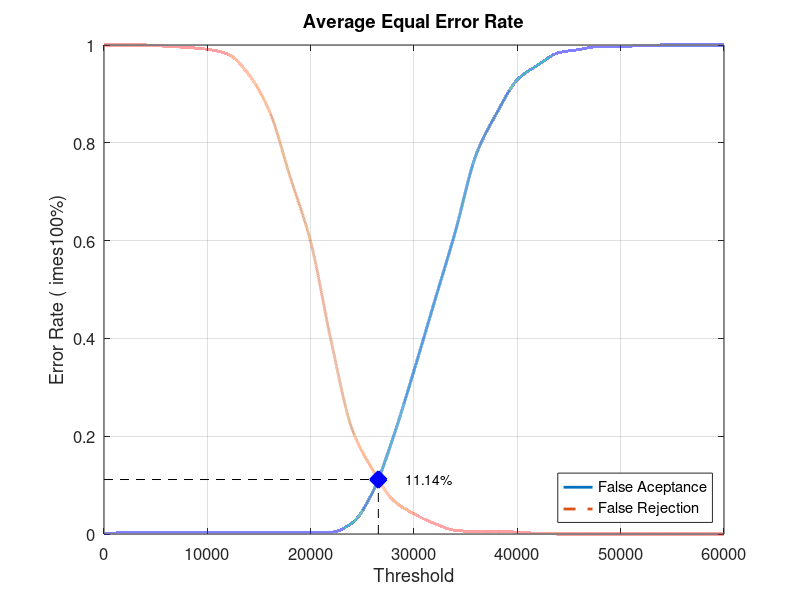
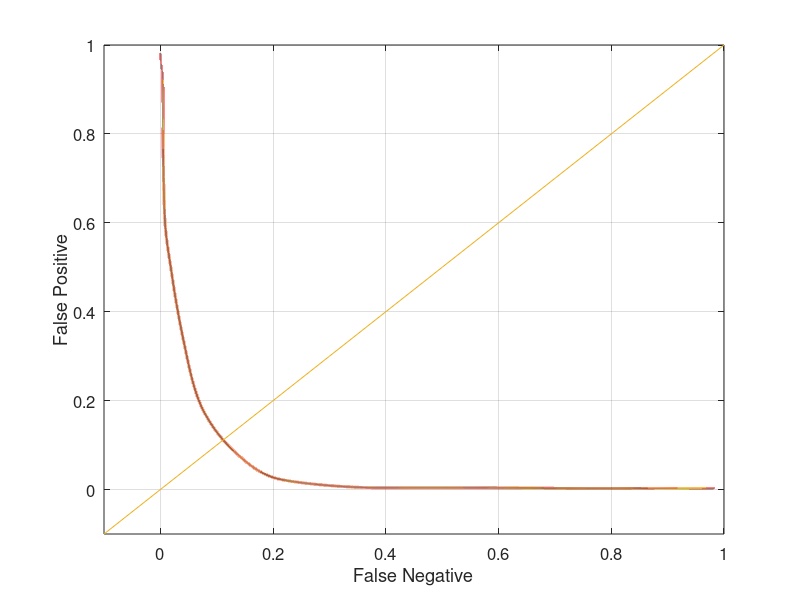

Reproduce these figures in MATLAB, in order.
close all;
clear;
clc;
x = 0:2000:60000;
xq = 0:0.5:60000;

y0 = [0 0.00263158 0.00263158 0.00263158 0.00263158 0.00263158 0.00263158 0.00263158 0.00263158 0.00263158 0.00394737 0.00394737 0.0223684 0.0855263 0.198684 0.334211 0.476316 0.618421 0.775 0.860526 0.928947 0.959211 0.98421 0.990789 0.997368 0.997368 0.998684 1 1 1 1]
yy0 = interp1(x, y0, xq, 'pchip');
y1 = [1 1 1 0.9975 0.995 0.99125 0.98125 0.94 0.865 0.73125 0.5975 0.3925 0.215 0.13125 0.06875 0.04125 0.02125 0.0075 0.005 0.005 0.00375 0.00125 0 0 0 0 0 0 0 0 0]
yy1 = interp1(x, y1, xq, 'pchip');

% Calculating EER: 
y2 = abs(y0 - y1);
find(y2 == min(y2))
yy2 = abs(yy0 - yy1);
xEER = find(yy2 == min(yy2));
xEERIndex = xq(xEER) % X-axis EER
yEER = yy0(xEER) % Y-axis EER

main = figure
plot(xq, yy0,'-','LineWidth', 2);	hold on
plot(xq, yy1,'--','LineWidth', 2);	hold on
plot([xEERIndex xEERIndex], [0 yEER], 'k--');	hold on
plot([0 xEERIndex], [yEER yEER], 'k--');	hold on
plot(xEERIndex, yEER, 'bx', 'LineWidth', 10);	hold on
text(xEERIndex + 10 * xEERIndex / 100, yEER, [num2str(round((10000 * yEER)) / 100) '%'])
legend('False Aceptance', 'False Rejection', 'Location', 'SouthEast')
xlabel('Threshold')
ylabel('Error Rate (	imes100%)')
title('Average Equal Error Rate')
set(gca, 'FontSize', 12)
axis([0 60000 0 1])
grid on

print(main, 'Experiment1AverageMain', '-dpng');
FNRxFPR = figure('Color', [1 1 1]);
plot(yy1, yy0, '-', yy1, yy0, 'LineWidth', 2);
hold on
y = -0.1:0.1:1
plot(y, y); 
set(gca, 'FontSize', 12)
xlabel('False Negative')
ylabel('False Positive')
axis([-0.1 1 -0.1 1])
set(gca, 'FontSize', 12)
grid on

print(FNRxFPR, 'Experiment1AverageFNRxFPR','-dpng');
